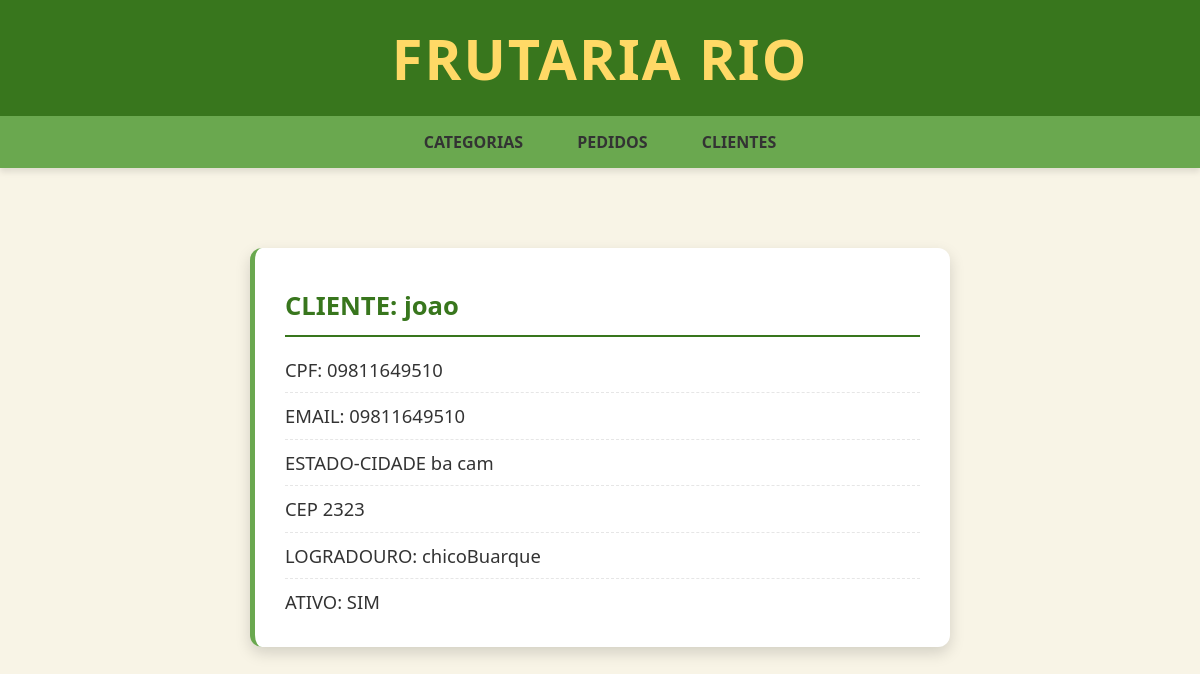
/detalhar_cliente/2 (signed in), run on the app's committed database.
### Site/models.py (models this page shows, shortened)
class Cliente(models.Model):
    nome = models.CharField(max_length=20)
    sobrenome = models.CharField(max_length=20)
    email = models.EmailField()
    cpf = models.CharField(max_length=11)
    numero = models.IntegerField()
    cep =models.CharField(max_length = 20)
    logradouro = models.CharField(max_length=30)
    estado = models.CharField(max_length=15)
    cidade = models.CharField(max_length=25)
    ativo = models.BooleanField(default=True)

### Site/views.py (the view)
# urls.py: path("detalhar_cliente/<int:id_cliente>", views.detalhar_cliente, name = "detalhar_cliente")
@login_required
def detalhar_cliente(request, id_cliente):
    cl = get_object_or_404(Cliente, pk = id_cliente)
    return render(request, "detalhar_cliente.html", context = {"cliente": cl})

### Site/templates/detalhar_cliente.html (shortened to what this page needs)
{% extends 'base.html' %}
{% load static %}
{% block style %}
    <link rel = "stylesheet" href = "{% static 'CssS/cssDetalhamentoDoCliente.css' %}">
{% endblock %}
{% block content %}
    <div class = "tabelaExibicao">
        <h3>CLIENTE: {{ cliente.nome }}  </h3>
        <h3>CPF: {{ cliente.cpf }}</h3>
        <h3>EMAIL: {{ cliente.cpf }} </h3>
        <h3>ESTADO-CIDADE {{ cliente.estado }} {{ cliente.cidade }} </h3>
        <h3>CEP {{ cliente.cep }}</h3>
        <h3>
            LOGRADOURO: {{ cliente.logradouro }}
        </h3>
        <h3>ATIVO:
            {% if cliente.ativo %}
                SIM
            {% else %}
                NAO
            {% endif %}
        </h3>
    </div>
{% endblock %}

### Site/static/CssS/cssBase.css (style rules this page uses)
* { margin: 0; padding: 0; box-sizing: border-box; }
body { background-color: #F8F4E6; font-family: 'Segoe UI', Tahoma, Geneva, Verdana, sans-serif; color: #333; }

### Site/static/CssS/cssDetalhamentoDoCliente.css (style rules this page uses)
.tabelaExibicao { width: 90%; max-width: 700px; margin: 40px auto; background-color: #FFFFFF; padding: 30px; border-radius: 12px; box-shadow: 0 6px 15px rgba(0, 0, 0, 0.15); border-left: 5px solid #6AA84F; }
.tabelaExibicao h3 { font-size: 1.15em; font-weight: 500; color: #333; line-height: 1.6; padding: 8px 0; border-bottom: 1px dashed #E6E6E6; }
.tabelaExibicao h3:last-child { border-bottom: none; padding-bottom: 0; }
.tabelaExibicao h3:first-child { font-size: 1.6em; font-weight: 700; color: #38761D; margin-bottom: 10px; border-bottom: 2px solid #38761D; }

### data on the page
Cliente: nome "joao", cpf "09811649510", estado "ba", cidade "cam", cep "2323", logradouro "chicoBuarque"
